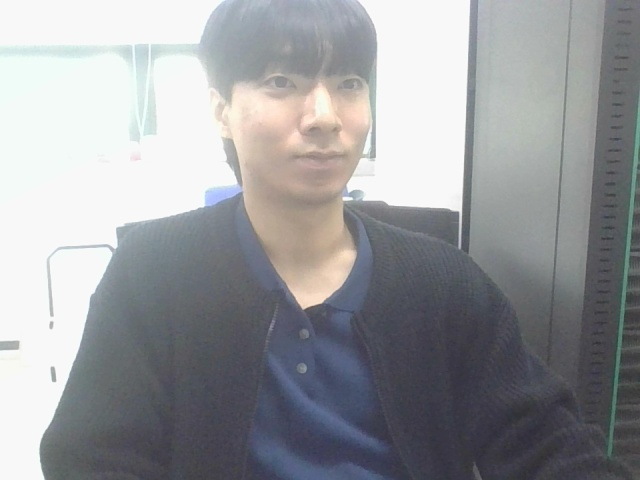
#> input picture src2/opencv/captured_images/captured_image_1.jpg, 640 x 480 px, given in place of the camera
$ jupyter execute --allow-errors freetimezz.ipynb
#> lines starting #> are read from the running program, lines starting #| are printed output that depends on the picture; after the words box and inside, x2 and y2 are one past the last pixel; in counts of white or black regions, pixels touching at a corner belong together
[cell 1]
import cv2
import os

# 이미지 저장 디렉토리 생성
if not os.path.exists("captured_images"):
    os.makedirs("captured_images")

# 이미지 저장 카운터 초기화
image_count = 1

# 비디오 캡처 객체 생성
cap = cv2.VideoCapture(0)  # 0은 웹캠을 나타냅니다. 만약 동영상 파일을 사용하려면 파일 경로를 제공하세요.

while True:
    ret, frame = cap.read()
#> frame is the input picture: shape (480, 640, 3); mean B, G, R 156.4, 153.2, 151.7
    if not ret:
        break

    # 좌우 반전
    flipped_frame = cv2.flip(frame, 1)  # 두 번째 인수가 0이면 상하 반전, 1이면 좌우 반전입니다.
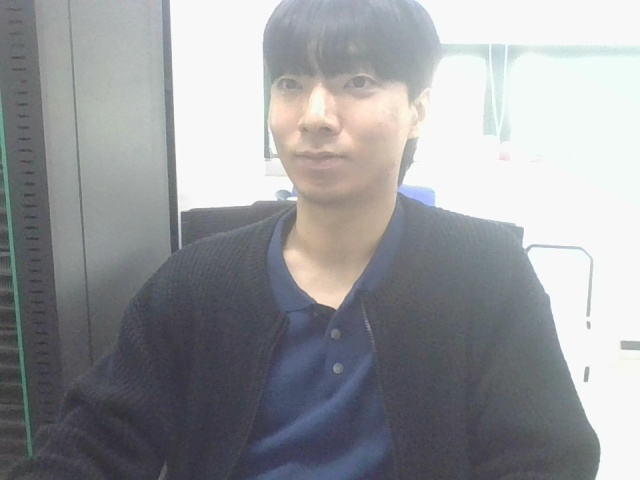
#> flipped_frame: shape (480, 640, 3); mean B, G, R 156.4, 153.2, 151.7

    # 화면에 표시
    cv2.imshow('Flipped Video', flipped_frame)

    # 'c' 키를 누르면 캡처
    if cv2.waitKey(1) & 0xFF == ord('c'):
        # 이미지 파일 경로
#> (key q is pressed here)
        image_path = os.path.join("captured_images", f"captured_image_{image_count}.jpg")

        # 이미지 저장
        cv2.imwrite(image_path, flipped_frame)
        print(f"Captured image saved as 'captured_image_{image_count}.jpg'")

        # 이미지 저장 카운터 증가
        image_count += 1

    # 'q' 키를 누르면 종료
    if cv2.waitKey(1) & 0xFF == ord('q'):
#> (key q is pressed here)
        break

# 종료할 때 캡처 객체 해제 및 창 닫기
cap.release()
cv2.destroyAllWindows()

[cell 2]
import cv2
import numpy as np

# 이미지 불러오기
image = cv2.imread('/home/addinedu/dev_ws/opencv/captured_images/mark_mingi2.jpg')
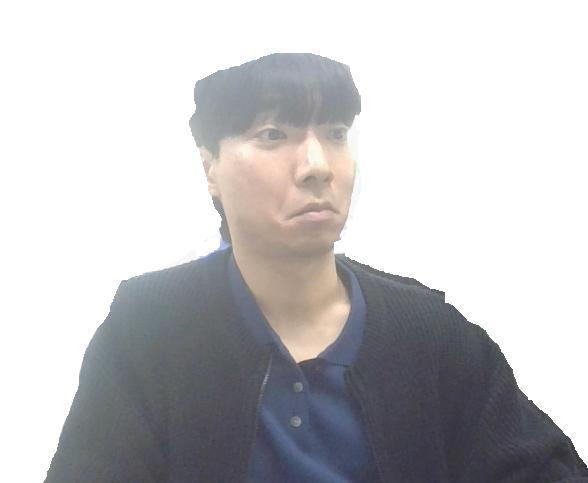
#> input picture src2/opencv/captured_images/mark_mingi2.jpg, 588 x 483 px, found by its file name
#> image is the input picture: shape (483, 588, 3); mean B, G, R 196.7, 194.5, 195.3

# 이미지를 그레이스케일로 변환
gray = cv2.cvtColor(image, cv2.COLOR_BGR2GRAY)
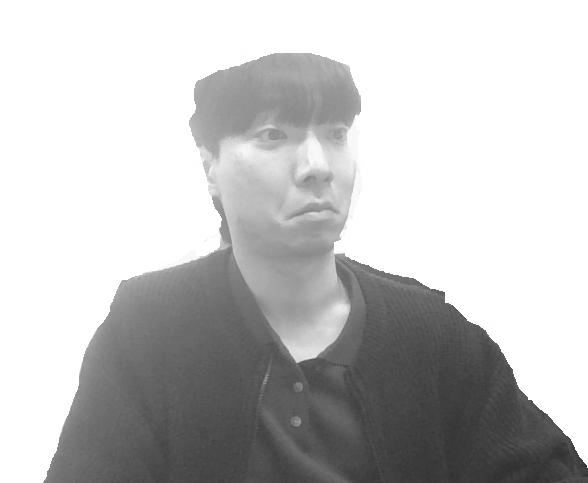
#> gray: shape (483, 588); min 24, max 255, mean 195

# 쓰레시홀드를 이용하여 이미지 이진화

ret, thresh = cv2.threshold(gray, 235, 255, cv2.THRESH_BINARY_INV)
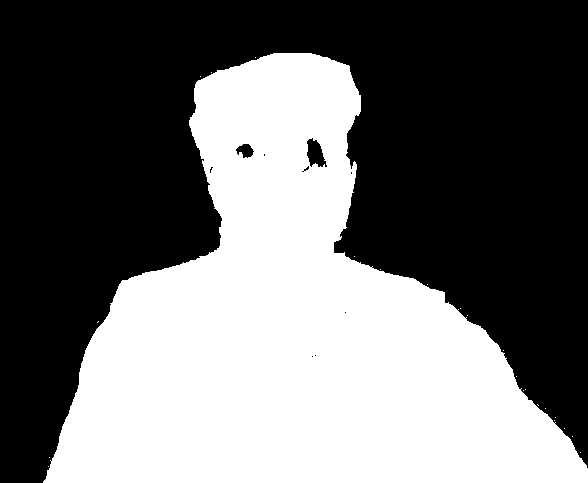
#> thresh: shape (483, 588); 43% white; 23 white regions (22 under 20 px)

# 윤곽 검출
contours, hierarchy = cv2.findContours(thresh, cv2.RETR_EXTERNAL, cv2.CHAIN_APPROX_SIMPLE)
#> contours = 23 contours, 22 with area under 20; largest, box (x1, y1, x2, y2) and area: (43, 53, 588, 483) 121834

# 윤곽을 담을 빈 이미지 생성
mask = np.zeros_like(image)

# 각 윤곽을 마스크에 그리기
cv2.drawContours(mask, contours, -1, (255, 255, 255), thickness=cv2.FILLED)
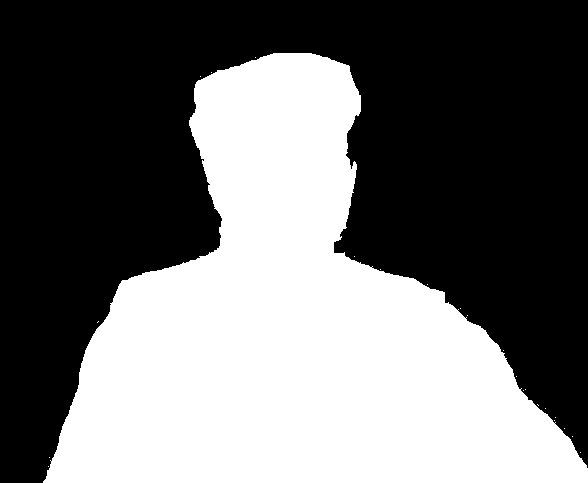
#> mask: shape (483, 588, 3); 43.2% white; 23 white regions (22 under 20 px), largest, box (x1, y1, x2, y2) and area: (43, 53, 588, 483) 122706

# 마스크 파일 저장
cv2.imwrite('mask2.bmp', mask)

# 결과 출력 (윤곽이 그려진 이미지와 마스크)
cv2.imshow('Contours', image)
cv2.imshow('Mask', mask)
cv2.waitKey(0)
cv2.destroyAllWindows()

[cell 3]
import cv2

# 원본 이미지 불러오기
image = cv2.imread('original_image.jpg')

# 추출하고자 하는 부분의 좌표 설정 (x, y, width, height)
x, y, width, height = 100, 100, 200, 200

# 원하는 부분 추출
#> (the rest of this cell did not finish here and is left out)

[cell 4]
import cv2
import matplotlib.pyplot as plt

# src 이미지 불러오기
src = cv2.imread('/home/addinedu/dev_ws/opencv/captured_images/captured_image_9.jpg', cv2.IMREAD_COLOR)
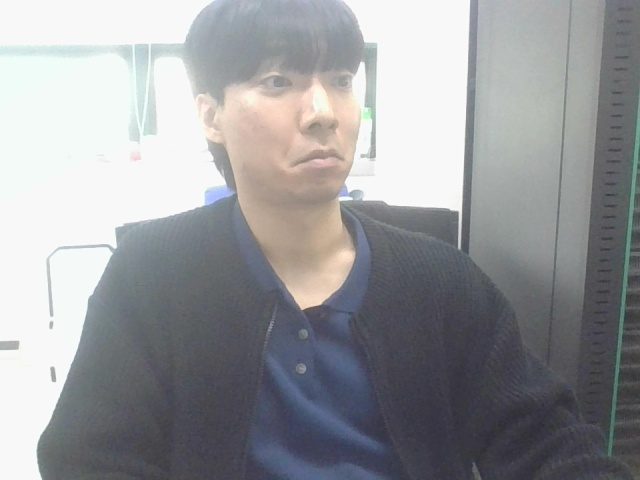
#> input picture src2/opencv/captured_images/captured_image_9.jpg, 640 x 480 px, found by its file name
#> src is the input picture: shape (480, 640, 3); mean B, G, R 155.4, 152.4, 151.3
src = cv2.cvtColor(src, cv2.COLOR_BGR2RGB)

# mask 이미지 불러오기
mask = cv2.imread("/home/addinedu/dev_ws/opencv/mask2.bmp", cv2.IMREAD_GRAYSCALE)

# dst 이미지 불러오기
dst = cv2.imread('/home/addinedu/dev_ws/opencv/gorilla.bmp', cv2.IMREAD_COLOR)
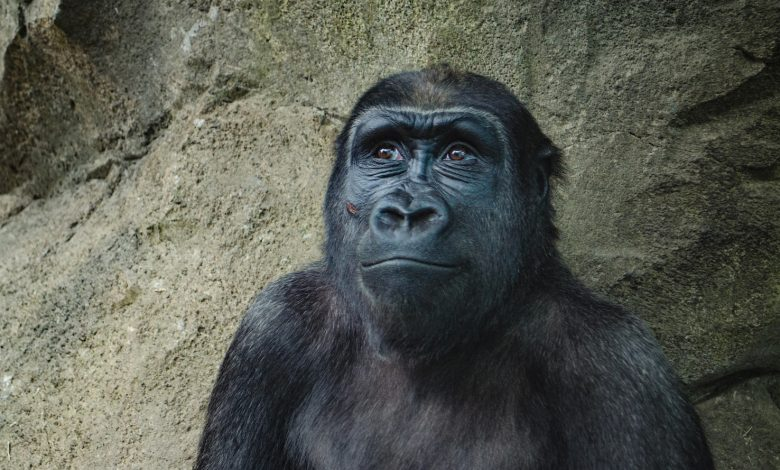
#> input picture src2/opencv/gorilla.bmp, 780 x 470 px, found by its file name
#> dst is the input picture: shape (470, 780, 3); mean B, G, R 81.8, 90.4, 87.5
dst = cv2.cvtColor(dst, cv2.COLOR_BGR2RGB)

# 이미지 크기 조정
#> (the rest of this cell did not finish here and is left out)
